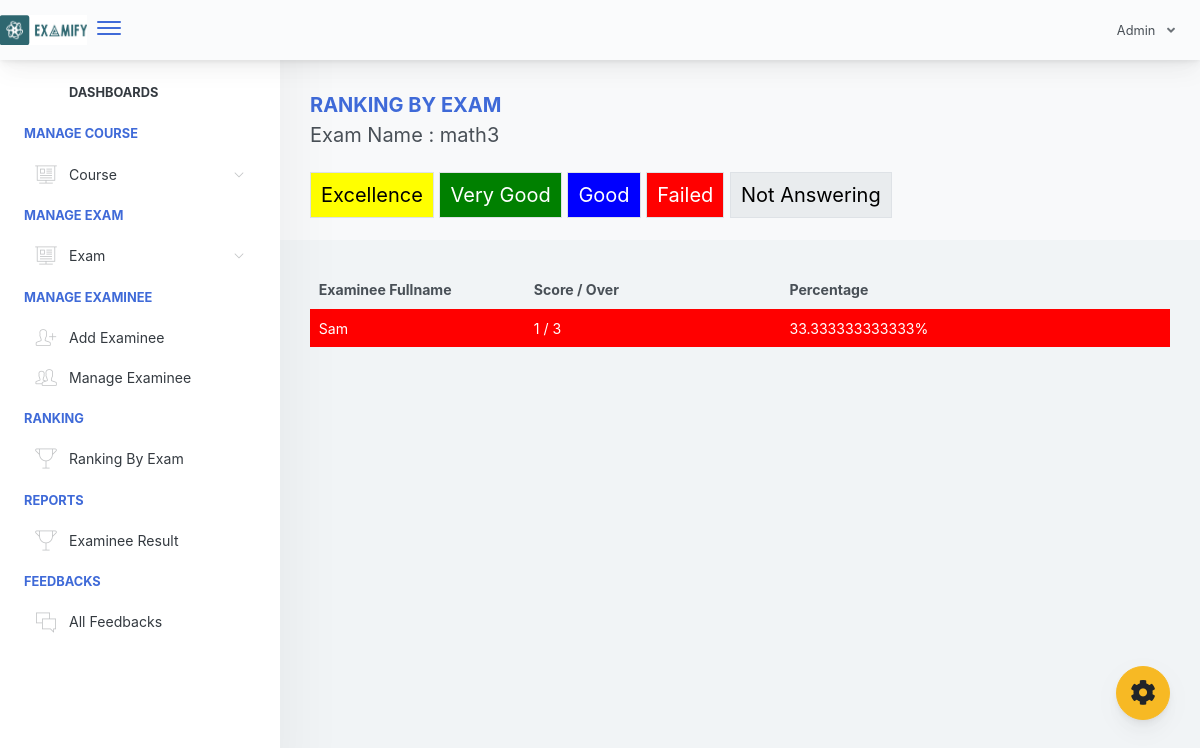
Screenshot of /adminpanel/admin/home.php?page=ranking-exam&exam_id=26 (signed in) with the database file from the repository.
### tables this page shows
CREATE TABLE `exam_tbl` (
  `ex_id` int(11) NOT NULL,
  `cou_id` int(11) NOT NULL,
  `ex_title` varchar(1000) NOT NULL,
  `ex_time_limit` varchar(1000) NOT NULL,
  `ex_questlimit_display` int(11) NOT NULL,
  `ex_description` varchar(1000) NOT NULL,
  `ex_created` timestamp NOT NULL DEFAULT current_timestamp() ON UPDATE current_timestamp()
);

CREATE TABLE `examinee_tbl` (
  `exmne_id` int(11) NOT NULL,
  `exmne_fullname` varchar(1000) NOT NULL,
  `exmne_course` varchar(1000) NOT NULL,
  `exmne_gender` varchar(1000) NOT NULL,
  `exmne_birthdate` varchar(1000) NOT NULL,
  `exmne_year_level` varchar(1000) NOT NULL,
  `exmne_email` varchar(1000) NOT NULL,
  `exmne_password` varchar(1000) NOT NULL,
  `exmne_status` varchar(1000) NOT NULL DEFAULT 'active'
);

### adminpanel/admin/pages/ranking-exam.php (shortened to what this page needs)
<div class="app-main__outer">
        <div class="app-main__inner">
            <?php
                @$exam_id = $_GET['exam_id'];
                if($exam_id != "")
                {
                   $selEx = $conn->query("SELECT * FROM exam_tbl WHERE ex_id='$exam_id' ")->fetch(PDO::FETCH_ASSOC);
                   $exam_course = $selEx['cou_id'];
                   $selExmne = $conn->query("SELECT * FROM examinee_tbl et  WHERE exmne_course='$exam_course'  ");
                   ?>
                   <div class="app-page-title">
                    <div class="page-title-wrapper">
                        <div class="page-title-heading">
                            <div><b class="text-primary">RANKING BY EXAM</b><br>
                                Exam Name : <?php echo $selEx['ex_title']; ?><br><br>
                               <span class="border" style="padding:10px;color:black;background-color: yellow;">Excellence</span>
                               <span class="border" style="padding:10px;color:white;background-color: green;">Very Good</span>
                               <span class="border" style="padding:10px;color:white;background-color: blue;">Good</span>
                               <span class="border" style="padding:10px;color:white;background-color: red;">Failed</span>
                               <span class="border" style="padding:10px;color:black;background-color: #E9ECEE;">Not Answering</span>
                            </div>
                        </div>
                    </div>
                    </div>
                    <div class="table-responsive">
                        <table class="align-middle mb-0 table table-borderless table-striped table-hover" id="tableList">
                          <tbody>
                            <thead>
                                <tr>
                                    <th width="25%">Examinee Fullname</th>
                                    <th>Score / Over</th>
                                    <th>Percentage</th>
                                </tr>
                            </thead>
                            <?php
                                while ($selExmneRow = $selExmne->fetch(PDO::FETCH_ASSOC)) { ?>
                                    <?php
                                            $exmneId = $selExmneRow['exmne_id'];
                                            $selScore = $conn->query("SELECT * FROM exam_question_tbl eqt INNER JOIN exam_answers ea ON eqt.eqt_id = ea.quest_id AND eqt.exam_answer = ea.exans_answer  WHERE ea.axmne_id='$exmneId' AND ea.exam_id='$exam_id' AND ea.exans_status='new' ORDER BY ea.exans_id DESC");
                                              $selAttempt = $conn->query("SELECT * FROM exam_attempt WHERE exmne_id='$exmneId' AND exam_id='$exam_id' ");
                                             $over = $selEx['ex_questlimit_display']  ;
                                              @$score = $selScore->rowCount();
                                                @$ans = $score / $over * 100;
                                         ?>
                                       <tr style="<?php
                                             if($selAttempt->rowCount() == 0)
                                             {
                                                echo "background-color: #E9ECEE;color:black";
                                             }
                                             else if($ans >= 90)
                                             {
                                                echo "background-color: yellow;";
                                             }
                                             else if($ans >= 80){
                                                echo "background-color: green;color:white";
                                             }
                                             else if($ans >= 75){
                                                echo "background-color: blue;color:white";
                                             }
                                             else
                                             {
                                                echo "background-color: red;color:white";
                                             }
                                             ?>"
                                        >
                                        <td>
                                          <?php echo $selExmneRow['exmne_fullname']; ?></td>
                                        <td >
                                        <?php
                                          if($selAttempt->rowCount() == 0)
                                          {
                                            echo "Not answer yet";
                                          }
                                          else if($selScore->rowCount() > 0)
                                          {
                                            echo $totScore =  $selScore->rowCount();
                                            echo " / ";
                                            echo $over;
                                          }
                                          else
                                          {
                                            echo $totScore =  $selScore->rowCount();
                                            echo " / ";
                                            echo $over;
                                          }
                                         ?>
                                        </td>
                                        <td>
                                          <?php
                                                if($selAttempt->rowCount() == 0)
                                                {
                                                  echo "Not answer yet";
                                                }
                                                else
                                                {
                                                    echo $ans; ?>%<?php
                                                }
                                          ?>
                                        </td>
                                    </tr>
                                <?php }
                             ?>
                          </tbody>
                        </table>
                    </div>
                <?php }
             ?>
</div>

### rows the page displays
exam_tbl: ex_title "math3", ex_questlimit_display "3", ex_questlimit_display "33.333333333333"
examinee_tbl: exmne_fullname "Sam", rowCount "1"
